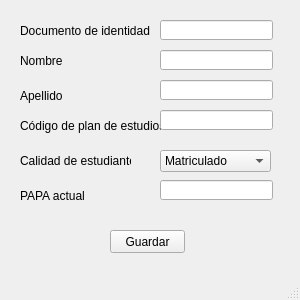
<?xml version="1.0" encoding="UTF-8"?>
<ui version="4.0">
 <class>MainWindow</class>
 <widget class="QMainWindow" name="MainWindow">
  <property name="geometry">
   <rect>
    <x>0</x>
    <y>0</y>
    <width>300</width>
    <height>300</height>
   </rect>
  </property>
  <property name="windowTitle">
   <string>MainWindow</string>
  </property>
  <widget class="QWidget" name="centralwidget">
   <widget class="QLabel" name="label">
    <property name="geometry">
     <rect>
      <x>20</x>
      <y>20</y>
      <width>141</width>
      <height>21</height>
     </rect>
    </property>
    <property name="text">
     <string>Documento de identidad</string>
    </property>
   </widget>
   <widget class="QLabel" name="label_2">
    <property name="geometry">
     <rect>
      <x>20</x>
      <y>40</y>
      <width>91</width>
      <height>41</height>
     </rect>
    </property>
    <property name="text">
     <string>Nombre </string>
    </property>
   </widget>
   <widget class="QLabel" name="label_3">
    <property name="geometry">
     <rect>
      <x>20</x>
      <y>110</y>
      <width>141</width>
      <height>31</height>
     </rect>
    </property>
    <property name="text">
     <string>Código de plan de estudios</string>
    </property>
   </widget>
   <widget class="QLabel" name="label_4">
    <property name="geometry">
     <rect>
      <x>20</x>
      <y>150</y>
      <width>111</width>
      <height>21</height>
     </rect>
    </property>
    <property name="text">
     <string>Calidad de estudiante</string>
    </property>
   </widget>
   <widget class="QLabel" name="label_5">
    <property name="geometry">
     <rect>
      <x>20</x>
      <y>80</y>
      <width>51</width>
      <height>31</height>
     </rect>
    </property>
    <property name="text">
     <string>Apellido</string>
    </property>
   </widget>
   <widget class="QLabel" name="label_6">
    <property name="geometry">
     <rect>
      <x>20</x>
      <y>180</y>
      <width>121</width>
      <height>31</height>
     </rect>
    </property>
    <property name="text">
     <string>PAPA actual</string>
    </property>
   </widget>
   <widget class="QComboBox" name="comboBox">
    <property name="geometry">
     <rect>
      <x>160</x>
      <y>150</y>
      <width>111</width>
      <height>22</height>
     </rect>
    </property>
    <item>
     <property name="text">
      <string>Matriculado</string>
     </property>
    </item>
    <item>
     <property name="text">
      <string>Graduado</string>
     </property>
    </item>
    <item>
     <property name="text">
      <string>Pérdida de cupo</string>
     </property>
    </item>
   </widget>
   <widget class="QLineEdit" name="lineEdit">
    <property name="geometry">
     <rect>
      <x>160</x>
      <y>20</y>
      <width>113</width>
      <height>20</height>
     </rect>
    </property>
   </widget>
   <widget class="QLineEdit" name="lineEdit_2">
    <property name="geometry">
     <rect>
      <x>160</x>
      <y>50</y>
      <width>113</width>
      <height>20</height>
     </rect>
    </property>
   </widget>
   <widget class="QLineEdit" name="lineEdit_3">
    <property name="geometry">
     <rect>
      <x>160</x>
      <y>80</y>
      <width>113</width>
      <height>20</height>
     </rect>
    </property>
   </widget>
   <widget class="QLineEdit" name="lineEdit_4">
    <property name="geometry">
     <rect>
      <x>160</x>
      <y>110</y>
      <width>113</width>
      <height>20</height>
     </rect>
    </property>
   </widget>
   <widget class="QLineEdit" name="lineEdit_5">
    <property name="geometry">
     <rect>
      <x>160</x>
      <y>180</y>
      <width>113</width>
      <height>20</height>
     </rect>
    </property>
   </widget>
   <widget class="QPushButton" name="pushButton">
    <property name="geometry">
     <rect>
      <x>110</x>
      <y>230</y>
      <width>75</width>
      <height>23</height>
     </rect>
    </property>
    <property name="text">
     <string>Guardar</string>
    </property>
   </widget>
  </widget>
  <widget class="QMenuBar" name="menubar">
   <property name="geometry">
    <rect>
     <x>0</x>
     <y>0</y>
     <width>300</width>
     <height>21</height>
    </rect>
   </property>
  </widget>
  <widget class="QStatusBar" name="statusbar"/>
 </widget>
 <resources/>
 <connections/>
</ui>
